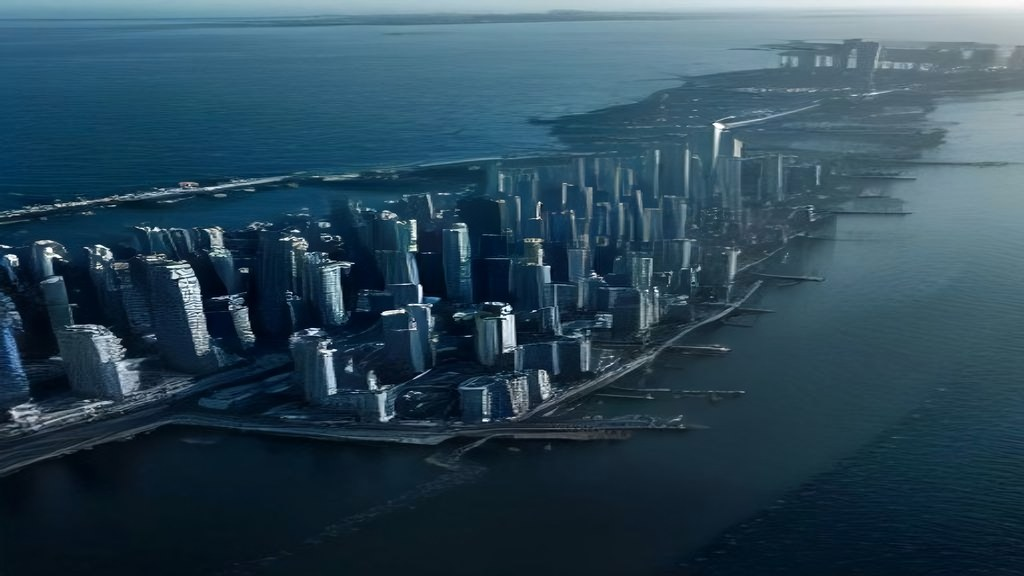
#> input picture assets/img/city-coast-1024.jpg, 1024 x 576 px
$ python -i bake-projects.py   (imports and definitions only)
#> lines starting #> are read from the running program, lines starting #| are printed output that depends on the picture; after the words box and inside, x2 and y2 are one past the last pixel; in counts of white or black regions, pixels touching at a corner belong together
#> further down, picture is the input picture: PIL image 1024x576 RGB; mean R, G, B 44.5, 71.5, 87.5
#!/usr/bin/env python3
"""Bake portfolio project photography into the rungs wix()/ENHANCED expect.

Usage:  python3 tools/bake-projects.py MANIFEST.json [--dry-run]

Manifest shape:
  {
    "out_dir": "assets/img",
    "projects": [
      {"slug": "casbah",
       "src_dir": "/abs/path/to/HIGH RES",
       "picks": [22, 0, 4],          # indices into the sorted image listing
       "trim_white": false,          # optional: crop flat white margins first
       "start": 1}                   # optional: first NN, to append to an existing set
    ]
  }

Each pick becomes sf-<slug>-<NN>.jpg (master), -w1400.jpg and -w800.jpg, matching
the derivative convention wix() already uses for the ENHANCED map. The site grade
is a CSS filter on gallery images, so it is deliberately NOT baked in here —
baking it would double-apply it in the lightbox.

Inputs are never modified. A source that is missing, unreadable, or narrower than
the master rung fails the run loudly rather than silently shipping a soft image.
"""
import json
import sys
from pathlib import Path

from PIL import Image, ImageChops

Image.MAX_IMAGE_PIXELS = None

MASTER_W = 2000
RUNGS = ((None, MASTER_W), ("-w1400", 1400), ("-w800", 800))
JPEG_OPTS = {"quality": 84, "optimize": True, "progressive": True, "subsampling": 1}
WEBP_OPTS = {"quality": 80, "method": 6}
IMAGE_SUFFIXES = (".jpg", ".jpeg", ".png")
WHITE_FLOOR = 246          # a pixel this bright on every channel counts as margin


def fail(msg):
    print(f"bake-projects: {msg}", file=sys.stderr)
    sys.exit(1)


# [8 lines left out: function list_sources, not called in this run]


def trim_white_margins(im):
    """Return a copy with flat near-white borders (PDF page margins) removed."""
    flat = Image.new("RGB", im.size, (255, 255, 255))
#> flat: PIL image 1024x576 RGB; every value is 255
    diff = ImageChops.difference(im, flat).convert("L").point(
        lambda v: 255 if v > (255 - WHITE_FLOOR) else 0)
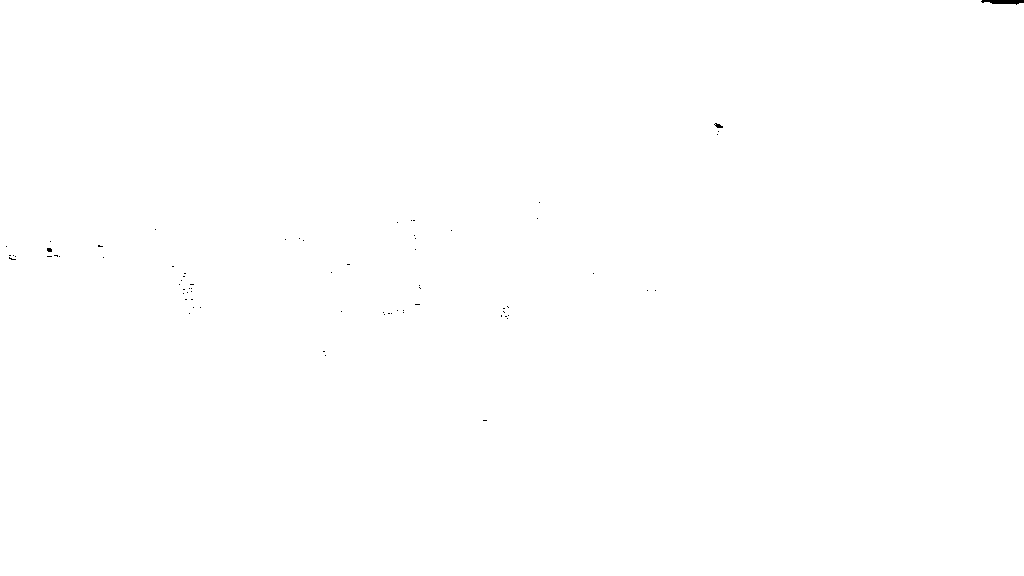
#> diff: PIL image 1024x576 L; 99.9% white; 72 black regions (70 under 20 px), largest, box (x1, y1, x2, y2) and area: (981, 0, 1024, 5) 149, (714, 123, 723, 128) 26
    box = diff.getbbox()
#> box = (0, 0, 1024, 576)
    return im.crop(box) if box else im


# [63 lines left out: functions bake_one, main, not called in this run]


# [2 lines not run here, left out]

>>> from PIL import Image
>>> picture = Image.open('../assets/img/city-coast-1024.jpg')
>>> result = trim_white_margins(picture)

$ run again, on assets/img/city-midrise.jpg
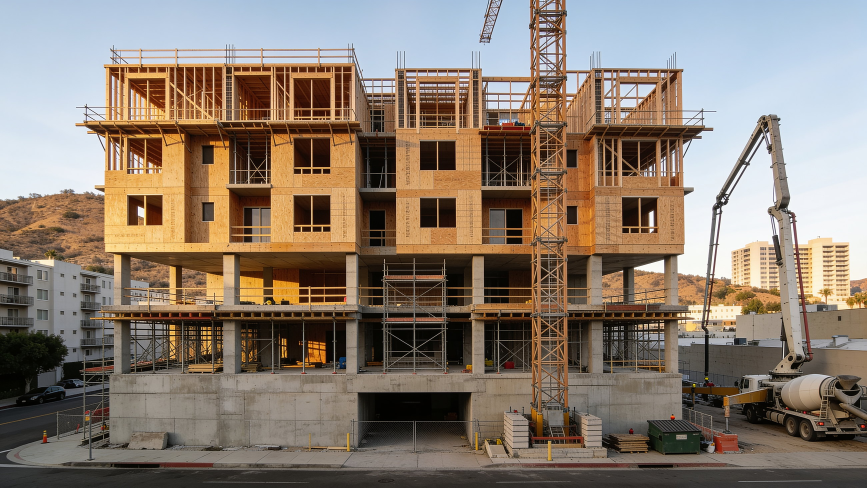
#> input picture assets/img/city-midrise.jpg, 2600 x 1462 px (shown at 1/3 size)
#> picture is the input picture: PIL image 2600x1462 RGB; mean R, G, B 137.4, 123.6, 111
#> flat: PIL image 2600x1462 RGB; every value is 255
#> in trim_white_margins, `diff = ImageChops.difference(im, flat).convert("L").point( lambda v: 2..`:
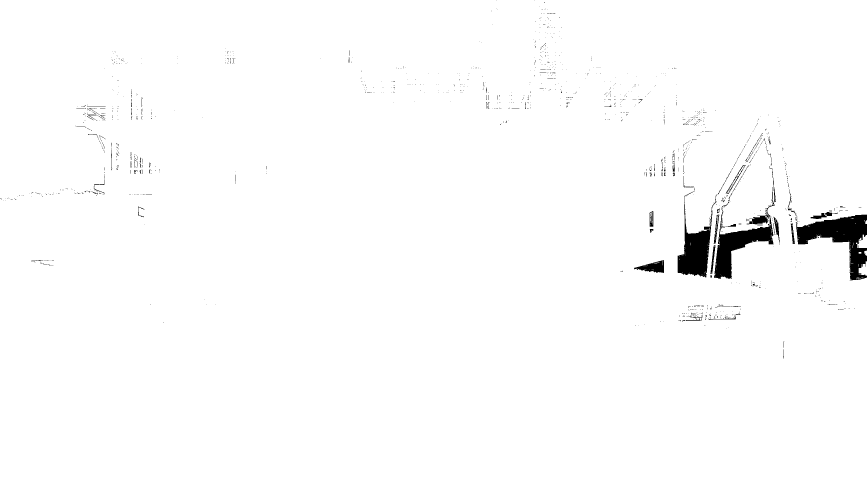
#> diff: PIL image 2600x1462 L (shown at 1/3 size); 98.6% white; 1408 black regions (1318 under 20 px), largest, box (x1, y1, x2, y2) and area: (2387, 644, 2600, 841) 17062, (2142, 514, 2324, 837) 13276, (2033, 572, 2153, 832) 11113
#> box = (0, 0, 2600, 1462)
